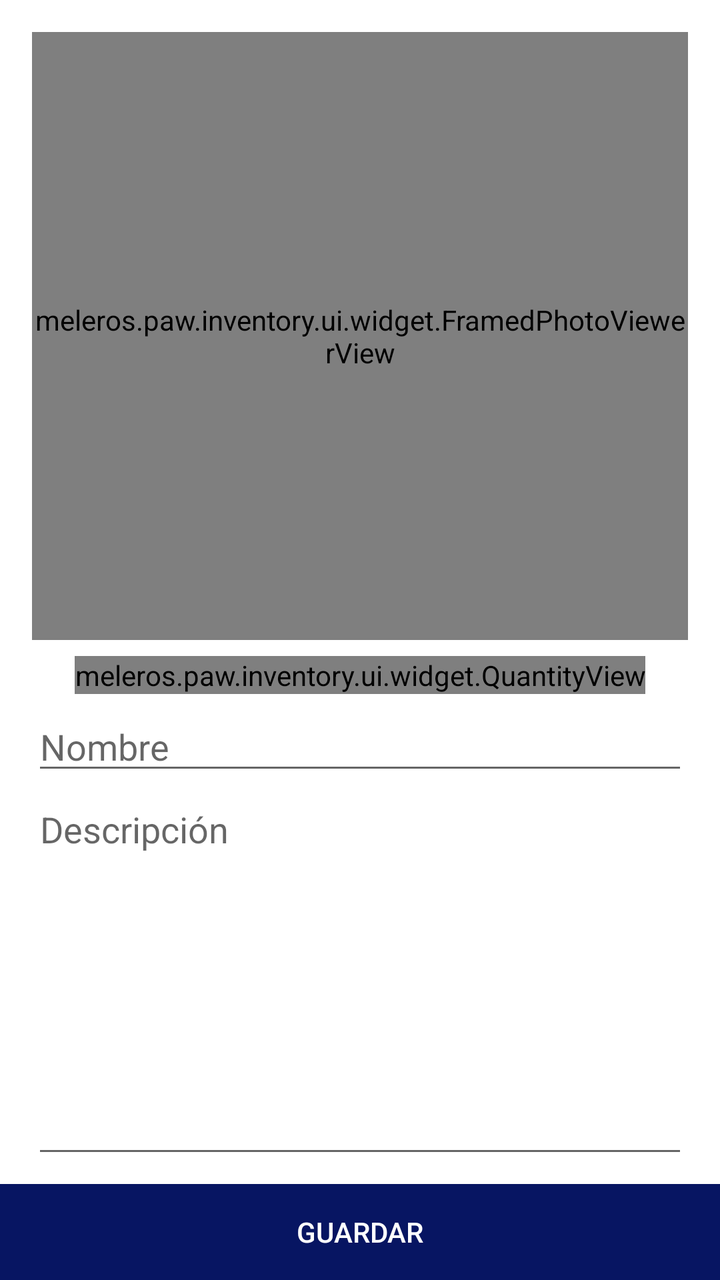
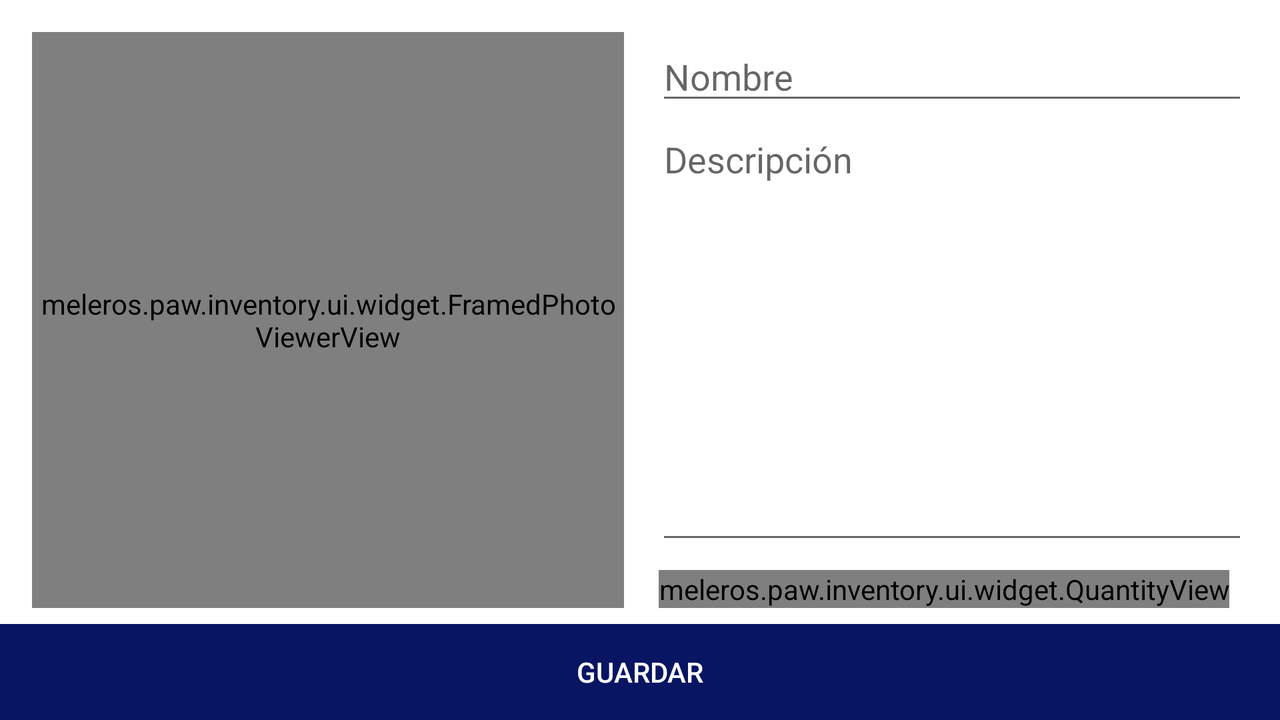

The same Android screen from two of the app's own layout files: first res/layout/ as a phone draws it, then the repository's variant for another configuration, drawn on a device whose configuration selects that folder. Both files follow.
<!-- AndroidManifest.xml: application theme Theme.Inventory -->
<!-- res/layout/fragment_edit_item.xml -->
<?xml version="1.0" encoding="utf-8"?>
<androidx.constraintlayout.widget.ConstraintLayout xmlns:android="http://schemas.android.com/apk/res/android"
  xmlns:app="http://schemas.android.com/apk/res-auto"
  xmlns:tools="http://schemas.android.com/tools"
  android:layout_width="match_parent"
  android:layout_height="match_parent"
  tools:context=".ui.fragment.EditItemFragment">

  <androidx.constraintlayout.widget.Guideline
    android:id="@+id/guideline__margin_top"
    android:layout_width="0dp"
    android:layout_height="0dp"
    android:orientation="horizontal"
    app:layout_constraintGuide_begin="16dp"/>

  <androidx.constraintlayout.widget.Guideline
    android:id="@+id/guideline__margin_start"
    android:layout_width="0dp"
    android:layout_height="0dp"
    android:orientation="vertical"
    app:layout_constraintGuide_begin="16dp"/>

  <androidx.constraintlayout.widget.Guideline
    android:id="@+id/guideline__margin_end"
    android:layout_width="0dp"
    android:layout_height="0dp"
    android:orientation="vertical"
    app:layout_constraintGuide_end="16dp"/>

  <androidx.constraintlayout.widget.Guideline
    android:id="@+id/guideline__center_vertical"
    android:layout_width="0dp"
    android:layout_height="0dp"
    android:orientation="horizontal"
    app:layout_constraintGuide_percent="0.5"/>

  <meleros.paw.inventory.ui.widget.FramedPhotoViewerView
    android:id="@+id/image_viewer__photo"
    android:layout_width="0dp"
    android:layout_height="0dp"
    app:layout_constraintBottom_toBottomOf="@id/guideline__center_vertical"
    app:layout_constraintEnd_toEndOf="@id/guideline__margin_end"
    app:layout_constraintStart_toStartOf="@id/guideline__margin_start"
    app:layout_constraintTop_toTopOf="@id/guideline__margin_top" />

  <meleros.paw.inventory.ui.widget.QuantityView
    android:id="@+id/picker__quanitity"
    android:layout_width="wrap_content"
    android:layout_height="wrap_content"
    app:layout_constrainedHeight="true"
    app:layout_constrainedWidth="true"
    android:layout_marginTop="8dp"
    app:layout_constraintEnd_toStartOf="@id/guideline__margin_end"
    app:layout_constraintStart_toEndOf="@id/guideline__margin_start"
    app:layout_constraintTop_toBottomOf="@id/guideline__center_vertical" />

  <EditText
    android:id="@+id/edit__item_name"
    android:layout_width="0dp"
    android:layout_height="wrap_content"
    android:layout_marginTop="4dp"
    android:hint="@string/name"
    android:importantForAutofill="no"
    android:inputType="text"
    android:lines="1"
    app:layout_constraintEnd_toStartOf="@id/guideline__margin_end"
    app:layout_constraintStart_toEndOf="@id/guideline__margin_start"
    app:layout_constraintTop_toBottomOf="@id/picker__quanitity" />

  <EditText
    android:id="@+id/edit__description"
    android:layout_width="0dp"
    android:layout_height="0dp"
    android:layout_marginBottom="8dp"
    android:gravity="top"
    android:hint="@string/description"
    android:importantForAutofill="no"
    android:inputType="textMultiLine"
    android:singleLine="false"
    app:layout_constraintBottom_toTopOf="@id/btn__create_item"
    app:layout_constraintEnd_toEndOf="@id/guideline__margin_end"
    app:layout_constraintStart_toStartOf="@id/guideline__margin_start"
    app:layout_constraintTop_toBottomOf="@id/edit__item_name" />

  <Button
    android:id="@+id/btn__create_item"
    style="@style/Button"
    android:layout_width="0dp"
    android:layout_height="wrap_content"
    android:text="@string/save"
    app:layout_constraintBottom_toBottomOf="parent"
    app:layout_constraintEnd_toEndOf="parent"
    app:layout_constraintStart_toStartOf="parent" />

</androidx.constraintlayout.widget.ConstraintLayout>
<!-- resources referenced by this layout -->
<resources>
  <string name="description">Descripción</string>
  <string name="name">Nombre</string>
  <string name="save">Guardar</string>
  <style name="Button" parent="Widget.AppCompat.Button.Borderless.Colored">
      <item name="android:minHeight">@dimen/min_clickable_area</item>
      <item name="android:minWidth">@dimen/min_clickable_area</item>
      <item name="android:background">@color/primaryColor</item>
      <item name="android:padding">0dp</item>
      <item name="android:textColor">@color/white</item>
    </style>
  <style name="Theme.Inventory" parent="Theme.MaterialComponents.DayNight.DarkActionBar">
      
      <item name="colorPrimary">@color/primaryColor</item>
      <item name="colorPrimaryVariant">@color/primaryVariantColor</item>
      <item name="colorOnPrimary">@color/onPrimaryColor</item>
      
      <item name="colorSecondary">@color/secondaryColor</item>
      <item name="colorSecondaryVariant">@color/secondaryVariantColor</item>
      <item name="colorOnSecondary">#A0E495</item>
      
      <item name="android:statusBarColor">?attr/colorPrimaryVariant</item>
      
    </style>
  <dimen name="min_clickable_area">48dp</dimen>
  <color name="primaryColor">#071562</color>
  <color name="white">#FFFFFFFF</color>
  <color name="primaryVariantColor">#010134</color>
  <color name="onPrimaryColor">@color/white</color>
  <color name="secondaryColor">#445E6D</color>
  <color name="secondaryVariantColor">#4D64E1</color>
</resources>
<!-- res/layout-land/fragment_edit_item.xml (the repository's variant of the layout above) -->
<!-- drawn on the phone turned sideways -->
<?xml version="1.0" encoding="utf-8"?>
<androidx.constraintlayout.widget.ConstraintLayout xmlns:android="http://schemas.android.com/apk/res/android"
  xmlns:app="http://schemas.android.com/apk/res-auto"
  xmlns:tools="http://schemas.android.com/tools"
  android:layout_width="match_parent"
  android:layout_height="match_parent"
  tools:context=".ui.fragment.EditItemFragment">

  <androidx.constraintlayout.widget.Guideline
    android:id="@+id/guideline__margin_top"
    android:layout_width="0dp"
    android:layout_height="0dp"
    android:orientation="horizontal"
    app:layout_constraintGuide_begin="16dp"/>

  <androidx.constraintlayout.widget.Guideline
    android:id="@+id/guideline__margin_start"
    android:layout_width="0dp"
    android:layout_height="0dp"
    android:orientation="vertical"
    app:layout_constraintGuide_begin="16dp"/>

  <androidx.constraintlayout.widget.Guideline
    android:id="@+id/guideline__margin_end"
    android:layout_width="0dp"
    android:layout_height="0dp"
    android:orientation="vertical"
    app:layout_constraintGuide_end="16dp"/>

  <androidx.constraintlayout.widget.Guideline
    android:id="@+id/guideline__center_horizontal"
    android:layout_width="0dp"
    android:layout_height="0dp"
    android:orientation="vertical"
    app:layout_constraintGuide_percent="0.5"/>

  <meleros.paw.inventory.ui.widget.FramedPhotoViewerView
    android:id="@+id/image_viewer__photo"
    android:layout_width="0dp"
    android:layout_height="0dp"
    android:layout_marginBottom="8dp"
    android:layout_marginEnd="8dp"
    app:layout_constraintBottom_toTopOf="@id/btn__create_item"
    app:layout_constraintEnd_toStartOf="@id/guideline__center_horizontal"
    app:layout_constraintStart_toStartOf="@id/guideline__margin_start"
    app:layout_constraintTop_toTopOf="@id/guideline__margin_top" />

  <meleros.paw.inventory.ui.widget.QuantityView
    android:id="@+id/picker__quanitity"
    android:layout_width="wrap_content"
    android:layout_height="wrap_content"
    app:layout_constrainedHeight="true"
    app:layout_constrainedWidth="true"
    android:layout_marginBottom="8dp"
    app:layout_constraintEnd_toEndOf="@id/guideline__margin_end"
    app:layout_constraintStart_toEndOf="@id/guideline__center_horizontal"
    app:layout_constraintBottom_toTopOf="@id/btn__create_item" />

  <EditText
    android:id="@+id/edit__item_name"
    android:layout_width="0dp"
    android:layout_height="wrap_content"
    android:layout_marginStart="8dp"
    android:hint="@string/name"
    android:importantForAutofill="no"
    android:inputType="text"
    android:lines="1"
    app:layout_constraintEnd_toStartOf="@id/guideline__margin_end"
    app:layout_constraintStart_toEndOf="@id/guideline__center_horizontal"
    app:layout_constraintTop_toBottomOf="@id/guideline__margin_top" />

  <EditText
    android:id="@+id/edit__description"
    android:layout_width="0dp"
    android:layout_height="0dp"
    android:layout_marginBottom="8dp"
    android:layout_marginStart="8dp"
    android:gravity="top"
    android:hint="@string/description"
    android:importantForAutofill="no"
    android:inputType="textMultiLine"
    android:singleLine="false"
    app:layout_constraintBottom_toTopOf="@id/picker__quanitity"
    app:layout_constraintEnd_toEndOf="@id/guideline__margin_end"
    app:layout_constraintStart_toEndOf="@id/guideline__center_horizontal"
    app:layout_constraintTop_toBottomOf="@id/edit__item_name" />

  <Button
    android:id="@+id/btn__create_item"
    style="@style/Button"
    android:layout_width="0dp"
    android:layout_height="wrap_content"
    android:text="@string/save"
    app:layout_constraintBottom_toBottomOf="parent"
    app:layout_constraintEnd_toEndOf="parent"
    app:layout_constraintStart_toStartOf="parent" />

</androidx.constraintlayout.widget.ConstraintLayout>
